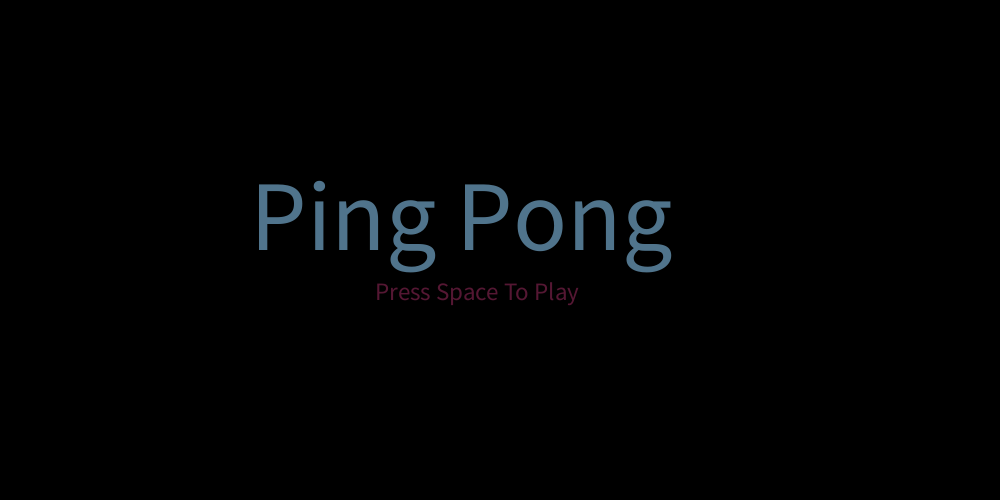
Frame 1 (no input)
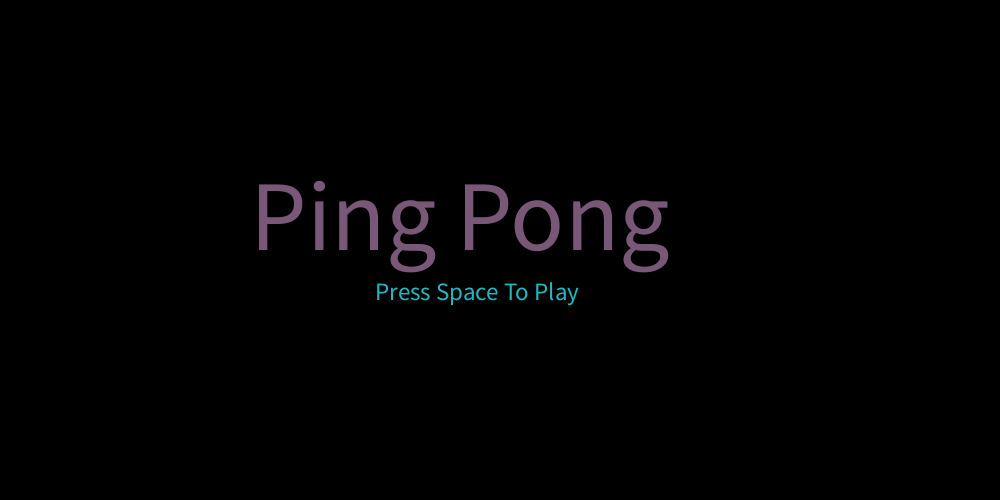
Frame 60 (the mouse pressed at the canvas centre just before this capture)
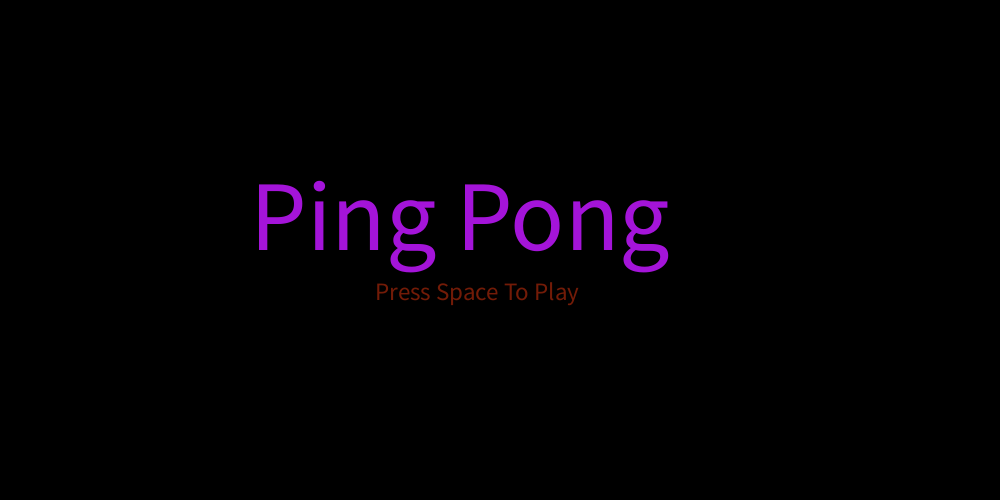
Frame 120 (the mouse held since frame 60 and released just before this capture)

The Processing sketch that drew these frames (run headless with seeded random() and noise(); from frame 60 on, the mouse is pressed at the canvas centre):

// Processing sketch: Ping_Pong
// ── Ping_Pong.pde
Ball ball1 = new Ball(500, 250, ceil(random(20))+ 5, 3, 3);
Ball ball2 = new Ball(500, 250, ceil(random(20))+ 5, -3, 3);
Ball ball3 = new Ball(500, 250, ceil(random(20))+ 5, 3, -3);
Ball ball4 = new Ball(500, 250, ceil(random(20))+ 5, -3, -3);
Ball ball5 = new Ball(500, 250, ceil(random(20))+ 5, -5, -5);

Paddle paddle1 = new Paddle(10,200);
Paddle paddle2 = new Paddle(980,200);

Score Score1 = new Score();
Score Score2 = new Score();

public boolean play = false;
public boolean reset = false;

public int c;
public int c2;

void setup() {
  
  size(1000, 500);

  println("MAXIMUM WIDTH : "+ displayWidth + " AND MINIMUM WIDTH : 500");
  println("MaXIMUM HEIGHT : " + displayHeight + " AND MINIMUM HEIGHT : 500 ");

  if (width > displayWidth || height > displayHeight || width < 500 || height < 500) {
    exit();
    println("ERROR : SCREEN SIZE INVALID");
    println("YOUR CURRENT WIDTH IS : " + width + " -AND- YOUR CURRENT HEIGHT IS : " + height);
  }
}
boolean delayTime = false;
void draw() {
  this.c = color( int(random(255)), int (random(255)),int (random(255)));
  this.c2 = color( int(random(255)), int (random(255)),int (random(255)));
  background(0);
  textSize(100);
  fill(c);
  text("Ping Pong",width*1/4,height/2);
  if (delayTime) {
    delay(300);
  }
  fill(c2);
  textSize(25);
  text("Press Space To Play", width*1/2-125,300);
  
  if (play){
    delayTime = false;
    fill(255);
  background(0);
  paddle1.Step();
  paddle2.Step();
  ball1.step();
  ball2.step();
  ball3.step();
  ball4.step();
  ball5.step();
  Score1.step();
  
  } else {
    delayTime = true;
  }
  if (reset) {
    play=true;
  }
}

// ── BallClass.pde
class Ball {
  private int Radius;
  public int X;
  public int Y;

  public int Xm; // X Move
  public int Ym; // Y Move

  public Ball(int x, int y, int radius, int xm, int ym) {
    this.X = x;
    this.Y = y;
    this.Radius = radius;
    this.Xm = xm;
    this.Ym = ym;
  }

  public float getX() {
    return X;
  }
  public float getY() {
    return Y;
  }
  public float getRadius() {
    return Radius;
  }

  void Bounce(boolean Horizontal) {
    if (Horizontal) {
      Xm = Xm*-1;
    } else {
      Ym = Ym*-1;
    }
  }
  void reset() {
    fill(c);
    X = 500;
    Y = 250;
    Xm = 3;
    Ym = 3;
    Bounce(true);
    
  }
  void stop() {
  Xm=0;
  Ym=0;
  }
  
  void step() {
    X = X + Xm;
    Y = Y + Ym;
    if (X<20+Radius && Xm<0) {
      if (paddle1.getY()<Y+Radius && paddle1.getY()+200>Y-Radius) {
        Bounce(true);
        Xm = Xm+2;
        Ym = Ym+2;
        Y=Y+2;
      }
    } else if (X>980-Radius && Xm>0) {
      if (paddle2.getY()<Y+Radius && paddle2.getY()+200>Y-Radius) {
        Bounce(true);
        Y=Y+2;
      }
    }
    if (Y<0+Radius) {
      if (Ym < 0) {
        Bounce(false);
      }
    } else if (Y>500-Radius) {
      if (Ym > 0) {
        Bounce(false);
      }
    }

    
    ellipse(X, Y, Radius*2, Radius*2);
  }
}

// ── KeyPressed.pde
void keyPressed() {
  if (key == CODED) {
    if (keyCode == UP) {
      paddle2.changeYm(-2);
    } else if (keyCode == DOWN) {
      paddle2.changeYm(2);
    }
    
  }
  if (key == 'w' || key == 'W') {
    paddle1.changeYm(-2);
  }
  if (key == 's' || key == 'S') {
    paddle1.changeYm(2);
  }
  if (key == 'r' ||key == 'R') {
    reset=true;

  }
  if (key == ' ') {
    play=true;
  }
}

// ── PaddleClass.pde
class Paddle{
  private int X;
  private int Y;
  private int Ym = 0;
  
  public Paddle(int x, int y) {
    this.X = x;
    this.Y = y;
  }
  
  public int getX() {
    return X;
  }
  public int getY() {
    return Y;
  }
  public void changeYm(int a) {
    Ym = a;
  }
  
  public void Move(boolean vertical) {
    if (vertical) {
      if (key == 'w' || key == 'W') {
        Y+=Ym;
      }
      if (key == 's' || key == 'S') {
        Y-=Ym;
      }
    }
  }
  
  void reset() {
    X=10;
    Y=200;
  }
  
  void Step() {
    Y = Y + Ym*5;
    if (Y>height-15 || Y<height+15) {
      Move(false);
    } else {
      Move(true);
    }
    if (Y<10){
      Y=10;
    }
    if (Y>290){
      Y=290;
    }
    rect(X, Y, 10, 200);
  }
}

// ── Score.pde
class Score {
  public int Score1;
  public int Score2;

  public Score () {
  }
  void step() {
    textSize(30);
    text(+Score1 +"/5", 50, 50);
    text(+Score2 +"/5", 900, 50);
    
    //STARTING BALL
    if (ball1.getX()>width) {
      Score1=Score1+1;
      text(+Score1, 50, 50);
      ball1.reset();
    }
    if (ball1.getX()<-5) {
      Score2=Score2+1;
      text(+Score2, 50, 50);
      ball1.reset();
    }
    //SECOND BALL
    if (ball2.getX()<-5) {
      Score2=Score2+1;
      text(+Score2,50,50);
      ball2.reset();
    }
    if (ball2.getX()>width) {
      Score1=Score1+1;
      text(+Score1,50,50);
      ball2.reset();
    }
    //THIRD BALL
    if (ball3.getX()<-5) {
      Score2=Score2+1;
      text(+Score2,50,50);
      ball3.reset();
    }
    if (ball3.getX()>width) {
      Score1=Score1+1;
      text(+Score1,50,50);
      ball3.reset();
    }
    //FOURTH BALL
    if (ball4.getX()<-5) {
      Score2=Score2+1;
      text(+Score2,50,50);
      ball4.reset();
    }
    if (ball4.getX()>width) {
      Score1=Score1+1;
      text(+Score1,50,50);
      ball4.reset();
    }
    //FIFTH BALL
    if (ball5.getX()<-5) {
      Score2=Score2+1;
      text(+Score2,50,50);
      ball5.reset();
    }
    if (ball5.getX()>width) {
      Score1=Score1+1;
      text(+Score1,50,50);
      ball5.reset();
    }



    if (Score1>4) {
      background(0);
      delayTime=true;
      fill(c);
      textSize(50);
      text("Player 1 Won / Left Player", width*1/3-160, height*1/2);
      textSize(25);
      Score2=0;
      ball1.stop();
      ball2.stop();
      ball3.stop();
      ball4.stop();
      ball5.stop();
    }
    if (Score2>4) {
      background(0);
      delayTime=true;
      fill(c);
      textSize(50);
      text("Player 2 Won / Right Player", width*1/3-160, height*1/2);
      textSize(25);
      Score1=0;
      ball1.stop();
      ball2.stop();
      ball3.stop();
      ball4.stop();
      ball5.stop();
    }
  }
  
  void reset() {
    Score1=0;
    Score2=0;
  }
}

// ── keyReleased.pde
void keyReleased() {
  if (key == CODED) {
    if (keyCode == UP) {
      paddle2.changeYm(0);
    } else if (keyCode == DOWN) {
      paddle2.changeYm(0);
    }
  }
  if (key == 'w' || key == 'W') {
    paddle1.changeYm(0);
  }
  if (key == 's' || key == 'S') {
    paddle1.changeYm(0);
  }
}
